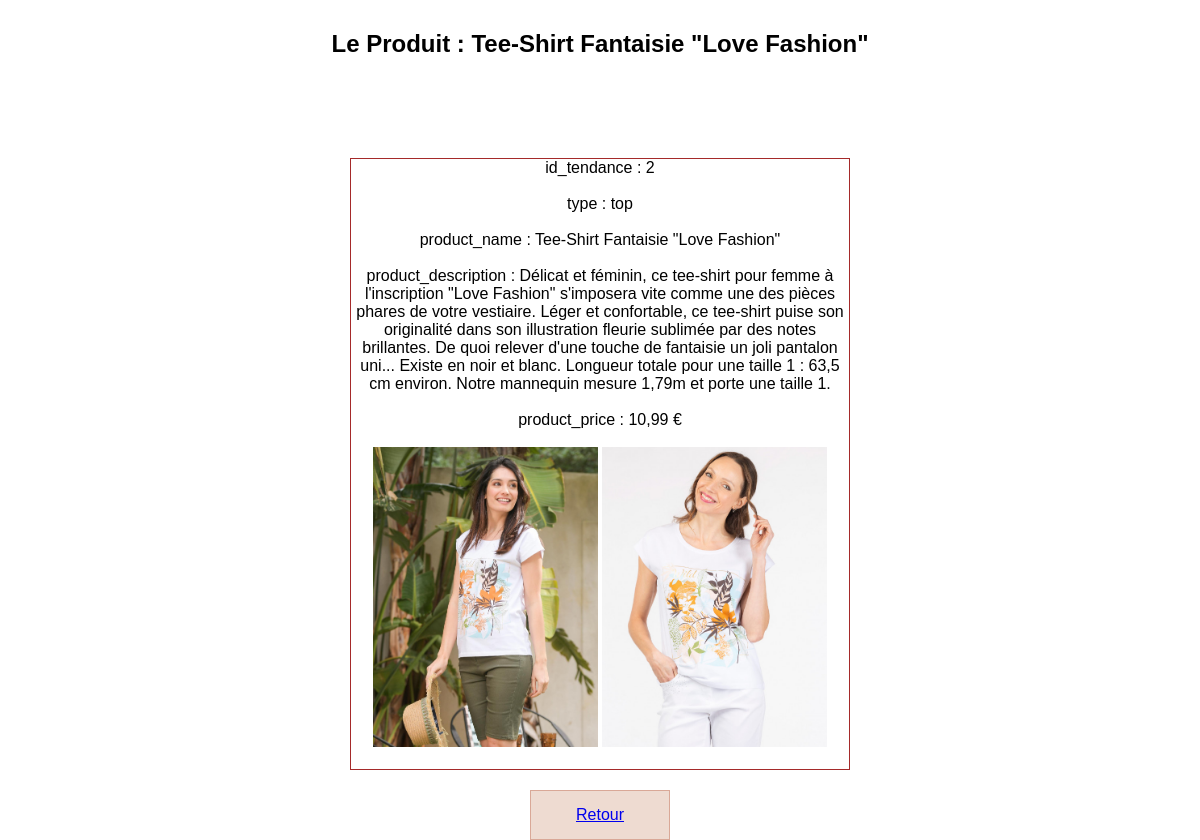
Page /user.php?id=38 on the committed database.
### tables this page shows
CREATE TABLE `product` (
  `id` int NOT NULL,
  `id_tendance` int NOT NULL,
  `type` varchar(255) NOT NULL,
  `product_name` varchar(255) NOT NULL,
  `product_description` varchar(1000) NOT NULL,
  `product_price` varchar(255) NOT NULL,
  `product_pic_1` varchar(255) NOT NULL,
  `product_pic_2` varchar(255) NOT NULL
);

### src/user.php (the view, shortened to what this page needs)
<?php
if (isset($_GET["id"]) && !empty($_GET["id"])) {
    require_once("connect.php");
    $id = strip_tags($_GET["id"]);
    $sql = "SELECT * FROM product WHERE id = :id";
    $query = $db->prepare($sql);
    $query->bindValue(":id", $id, PDO::PARAM_INT);
    $query->execute();
    $user = $query->fetch();
} else {
    header("Location: index.php");
}
?>
<!DOCTYPE html>
<html lang="fr">
<head>
    <link rel="stylesheet" href="style.css">
</head>
<body>
<section>
    <div class="admin_user">
    <h1>Le Produit : <?= $user["product_name"] ?></h1>
    <div class="user"><?= " id_tendance : " .  $user["id_tendance"]
            . "<br><br>"
            . "type : " . $user["type"]
            . "<br><br>"
            . " product_name : " . $user["product_name"]
            . "<br><br>"
            . " product_description : " . $user["product_description"]
            . "<br><br>"
            . " product_price : " . $user["product_price"]
            . "<br><br>"
            . "  " . "<img src=" .  $user["product_pic_1"] . " width='225px' height='300px' alt=''>"
            . "   " . "<img src=" . $user["product_pic_2"] . " width='225px' height='300px' alt=''>"
            . "<br><br>"
        ?></div>
    <a  class="dashboard-btn" href="admin_dashboard.php">Retour</a>
    </div>
</section>
</body>
</html>

### src/style.css (style rules this page uses)
:root { --font-size: 1rem; }
* { box-sizing: border-box; outline: none; margin: 0 auto; padding: 0; }
html { scroll-behavior: smooth; }
body { font-family: Arial, Helvetica, sans-serif; font: size 1rem; }
.dashboard-btn { display: flex; justify-content: center; margin-top: 20px; margin-bottom: 0; }
.dashboard-btn { background-color: #eedbd1; height: 50px; width: 140px; border: darksalmon; text-align: center; align-items: center; border: 1px solid rgba(204, 135, 113, 0.596); }
.user { max-width: 500px; border: solid 1px brown; gap: 40px; margin-top: 100px; }
.admin_user { margin-top: 30px; display: flex; flex-direction: column; text-align: center; }

### rows in the picture
product: product_name "Tee-Shirt Fantaisie \"Love Fashion\"", id_tendance "2", type "top", product_description "Délicat et féminin, ce tee-shirt pour femme à l'inscription \"Love Fashion\" s'imposera vite comme une des pièces phares de votre vestiaire. Léger et confortable, ce tee-shirt puise son originalité dans son illustration fleurie sublimée par des notes brillantes. De quoi relever d'une touche de fantaisie un joli pantalon uni... Existe en noir et blanc. Longueur totale pour une taille 1 : 63,5 cm environ. Notre mannequin mesure 1,79m et porte une taille 1.", product_price "10,99 €", product_pic_1 (picture), product_pic_2 (picture)
